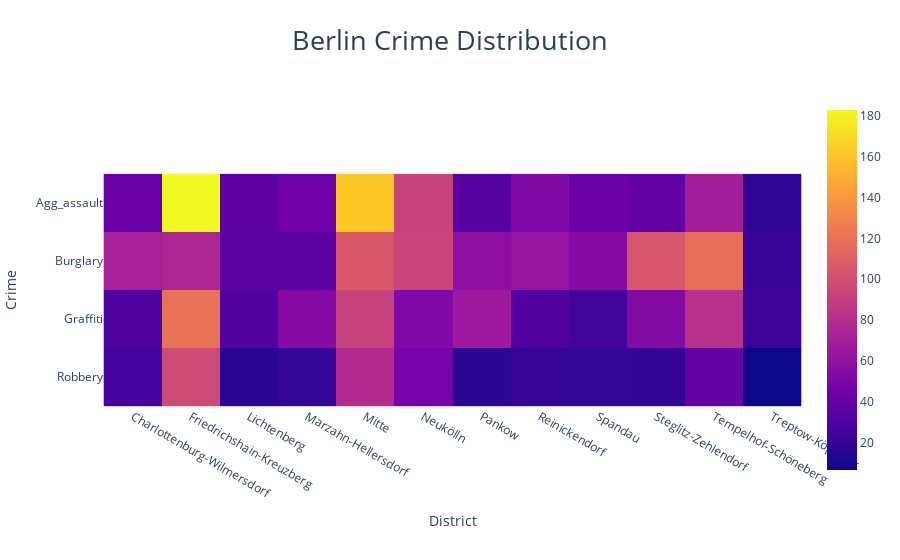

The notebook cell this image was saved under:
### Code cell
# https://plotly.com/python/builtin-colorscales/)
fig = px.imshow(df,color_continuous_scale=px.colors.sequential.Plasma,
                title="Berlin Crime Distribution")
fig.update_layout(title_font={'size':27}, title_x=0.5)
fig.update_traces(hoverongaps=False,
                  hovertemplate="District: %{y}"
                                "<br>Crime: %{x}"
                                "<br>Cases: %{z}<extra></extra>"
                  )
fig.show()


# df = pd.read_csv("./Berlin_crimes.csv")
# df = df.groupby(['District'])[
#     ['Graffiti','Robbery', 'Agg_assault', 'Burglary']].median().reset_index()
# data = df[['Graffiti', 'Robbery', 'Agg_assault', 'Burglary']].values.tolist()
# print(data)
# # reshape the list of lists to swap y,x axes in graph
# # data=[list(i) for i in zip(*data)]
# # print(data)
# 
# fig = px.imshow(data,
#                 labels=dict(x="Crime Type", y="District", color="Median Crime"),
#                 x=['Graffiti', 'Robbery', 'Agg_assault', 'Burglary'],
#                 y=df['District'],
#                 color_continuous_scale=px.colors.sequential.Plasma
#                )
# fig.show()

### Figure 1 — Plotly figure (JSON) as saved in the notebook; plotly's stock layout.template omitted (floating-point values rounded to 4 significant figures)
{"data": [{"coloraxis": "coloraxis", "hoverongaps": false, "hovertemplate": "District: %{y}<br>Crime: %{x}<br>Cases: %{z}<extra></extra>", "name": "0", "type": "heatmap", "x": ["Charlottenburg-Wilmersdorf", "Friedrichshain-Kreuzberg", "Lichtenberg", "Marzahn-Hellersdorf", "Mitte", "Neukölln", "Pankow", "Reinickendorf", "Spandau", "Steglitz-Zehlendorf", "Tempelhof-Schöneberg", "Treptow-Köpenick"], "xaxis": "x", "y": ["Agg_assault", "Burglary", "Graffiti", "Robbery"], "yaxis": "y", "z": [[42.5, 183, 37, 45, 162.5, 92.5, 34.5, 52.5, 42.5, 40, 69, 19], [71, 74, 35.5, 35.5, 105, 93.5, 59, 62.5, 54.5, 104.5, 118.5, 21.5], [30, 120.5, 31.5, 54.5, 92, 52.5, 66.5, 31.5, 24, 54, 81.5, 23], [25.5, 97, 16, 20, 78, 47.5, 16, 21, 20, 19.5, 40, 6.5]]}], "layout": {"coloraxis": {"colorscale": [[0, "#0d0887"], [0.1111, "#46039f"], [0.2222, "#7201a8"], [0.3333, "#9c179e"], [0.4444, "#bd3786"], [0.5556, "#d8576b"], [0.6667, "#ed7953"], [0.7778, "#fb9f3a"], [0.8889, "#fdca26"], [1, "#f0f921"]]}, "title": {"font": {"size": 27}, "text": "Berlin Crime Distribution", "x": 0.5}, "xaxis": {"anchor": "y", "constrain": "domain", "domain": [0, 1], "scaleanchor": "y", "title": {"text": "District"}}, "yaxis": {"anchor": "x", "autorange": "reversed", "constrain": "domain", "domain": [0, 1], "title": {"text": "Crime"}}}}
